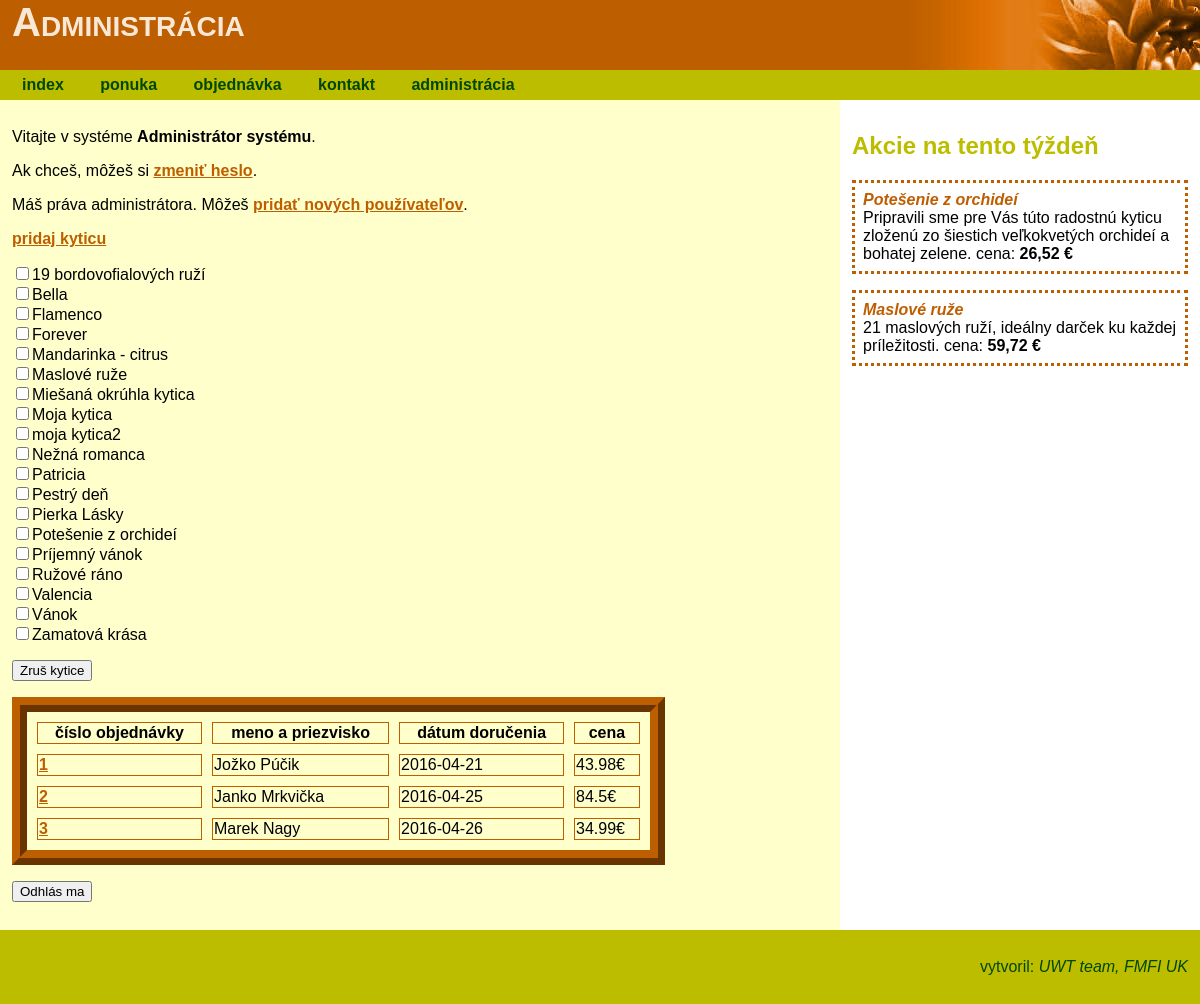
Page /Cvika/administracia.php (signed in) on the earlier database version.
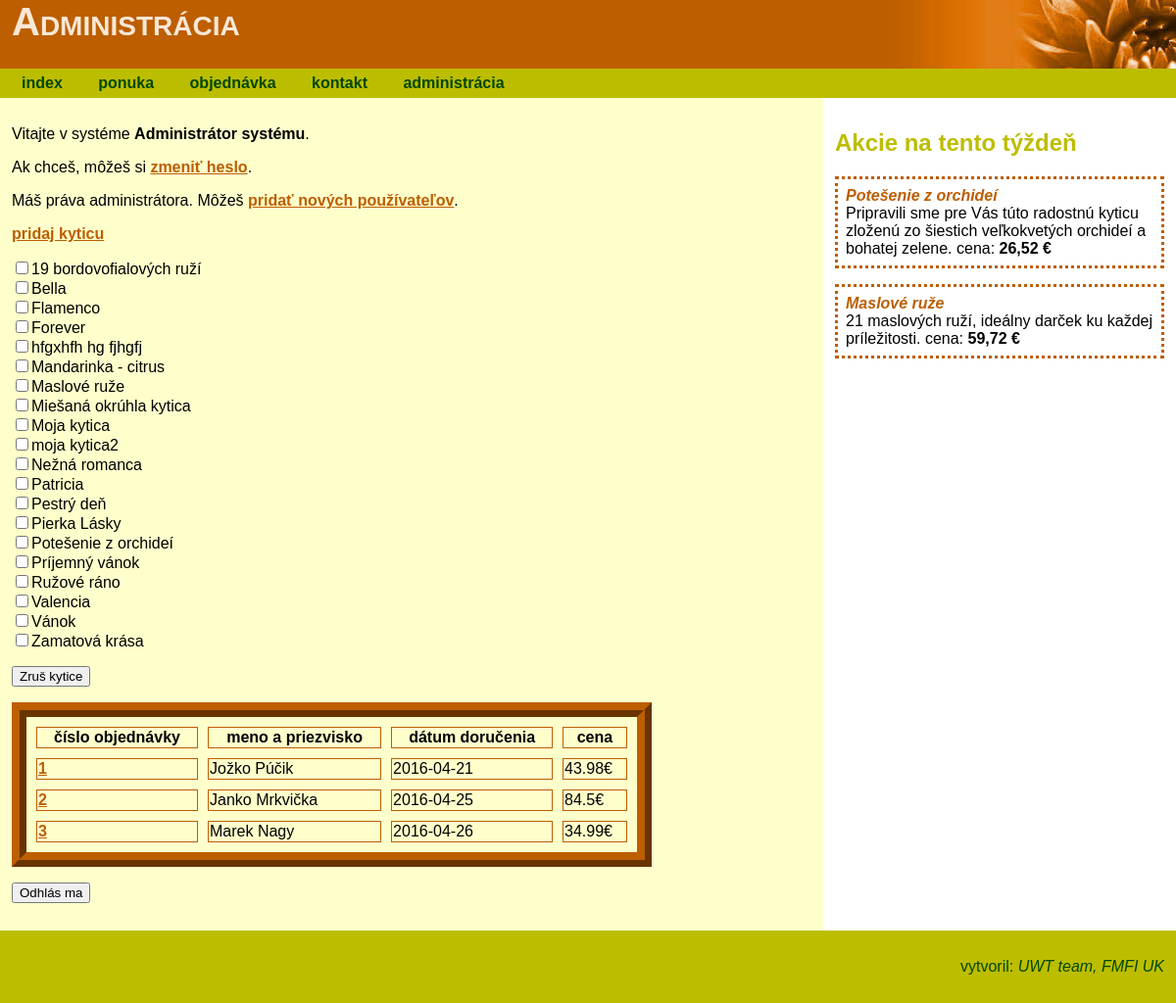
Same page on the later database version.
### tables this page shows
CREATE TABLE IF NOT EXISTS `kvety_tovar` (
  `kod` smallint(6) NOT NULL AUTO_INCREMENT,
  `nazov` varchar(100) NOT NULL,
  `popis` text NOT NULL,
  `cena` float NOT NULL,
  `na_sklade` smallint(6) NOT NULL,
  PRIMARY KEY (`kod`)
);

CREATE TABLE IF NOT EXISTS `kvety_objednavky` (
  `id` int(11) NOT NULL AUTO_INCREMENT,
  `id_pouz` smallint(6) NOT NULL,
  `adresa` varchar(100) NOT NULL,
  `kytica` smallint(6) NOT NULL,
  `pocet` smallint(6) NOT NULL,
  `venovanie` text NOT NULL,
  `kedy_dorucit` date NOT NULL,
  `cena_spolu` float NOT NULL,
  PRIMARY KEY (`id`)
);

CREATE TABLE IF NOT EXISTS `kvety_pouzivatelia` (
  `id_pouz` smallint(6) NOT NULL AUTO_INCREMENT,
  `prihlasmeno` varchar(20) NOT NULL,
  `heslo` varchar(50) NOT NULL DEFAULT '',
  `meno` varchar(20) NOT NULL DEFAULT '',
  `priezvisko` varchar(30) NOT NULL DEFAULT '',
  `admin` tinyint(4) NOT NULL DEFAULT '0',
  PRIMARY KEY (`id_pouz`),
  UNIQUE KEY `username` (`prihlasmeno`)
);

### Cvika/funkcie.php (the view, shortened to what this page needs)
<?php
function hlavicka($nadpis) {
?>
<!DOCTYPE html>
<html>
<head>
<link href="styly.css" rel="stylesheet">
</head>
<body>
<header>
<h1><?php echo $nadpis; ?></h1>
</header>
<?php
}
?>
<?php
function vypis_kytice_uprav_zrus() {
?>
	<p><a href="pridaj.php">pridaj kyticu</a></p>
<?php
	global $mysqli;
	if (!$mysqli->connect_errno) {
		$sql="SELECT * FROM kvety_tovar ORDER BY nazov ASC";
		if ($result = $mysqli->query($sql)) {
			echo '<form method="post">';
			echo '<p>';
			while ($row = $result->fetch_assoc()) {
    		echo "<input type='checkbox' name='tovar[]' value='{$row['kod']}' id='tovar{$row['kod']}'><label for='tovar{$row['kod']}'>{$row['nazov']}</label><br>\n";
			}
			echo '</p>';
  		echo '<p><input type="submit" name="zrus" value="Zruš kytice"></p>';
  		echo '</form>';
  	} else {
    	echo '<p class="chyba">Nastala chyba pri získavaní údajov z DB.</p>' . "\n";
    }
	}
}
function vypis_objednavky() {
	global $mysqli;
	if (!$mysqli->connect_errno) {
		$sql = "SELECT * FROM kvety_objednavky, kvety_pouzivatelia WHERE kvety_objednavky.id_pouz = kvety_pouzivatelia.id_pouz ORDER BY id ASC";
		if ($result = $mysqli->query($sql)) {
			echo '<table>';
			echo '<tr><th>číslo objednávky</th><th>meno a priezvisko</th><th>dátum doručenia</th><th>cena</th></tr>';
			while ($row = $result->fetch_assoc()) {
				echo '<tr><td><a href="administracia.php?kod=' . $row['id'] . '">' . $row['id'] . '</a></td><td>' . $row['meno'] . ' ' . $row['priezvisko'] . '</td><td>' . $row['kedy_dorucit'] . '</td><td>' . $row['cena_spolu'] . '&euro;</td>';
				echo "</tr>\n";
			}
			echo '</table>';
		} else {
			echo '<p class="chyba">NEpodarilo sa získať údaje z databázy</p>';
		}
	}
}
?>

Differences in the rows shown:
added kvety_tovar: nazov "hfgxhfh hg fjhgfj"
